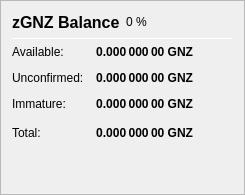
                   <widget class="QFrame" name="frame_ZerocoinBalances">
                    <property name="frameShape">
                     <enum>QFrame::StyledPanel</enum>
                    </property>
                    <property name="frameShadow">
                     <enum>QFrame::Raised</enum>
                    </property>
                    <layout class="QVBoxLayout" name="verticalLayout_7">
                     <item>
                      <layout class="QHBoxLayout" name="horizontalLayout_8" stretch="0,0,0">
                       <item>
                        <widget class="QLabel" name="label_5z_3">
                         <property name="minimumSize">
                          <size>
                           <width>0</width>
                           <height>20</height>
                          </size>
                         </property>
                         <property name="font">
                          <font>
                           <pointsize>12</pointsize>
                           <weight>75</weight>
                           <bold>true</bold>
                          </font>
                         </property>
                         <property name="text">
                          <string>zGNZ Balance</string>
                         </property>
                        </widget>
                       </item>
                       <item>
                        <widget class="QLabel" name="labelzGNZPercent">
                         <property name="text">
                          <string notr="true">0 %</string>
                         </property>
                        </widget>
                       </item>
                       <item>
                        <spacer name="horizontalSpacer_11">
                         <property name="orientation">
                          <enum>Qt::Horizontal</enum>
                         </property>
                         <property name="sizeHint" stdset="0">
                          <size>
                           <width>40</width>
                           <height>20</height>
                          </size>
                         </property>
                        </spacer>
                       </item>
                      </layout>
                     </item>
                     <item>
                      <widget class="Line" name="line_ZerocoinBalance">
                       <property name="minimumSize">
                        <size>
                         <width>0</width>
                         <height>1</height>
                        </size>
                       </property>
                       <property name="maximumSize">
                        <size>
                         <width>16777215</width>
                         <height>1</height>
                        </size>
                       </property>
                       <property name="orientation">
                        <enum>Qt::Horizontal</enum>
                       </property>
                      </widget>
                     </item>
                     <item>
                      <layout class="QGridLayout" name="gridLayout_5">
                       <property name="spacing">
                        <number>12</number>
                       </property>
                       <item row="1" column="0">
                        <widget class="QLabel" name="labelzBalanceMatureText">
                         <property name="toolTip">
                          <string>Mature: more than 20 confirmation and more than 1 mint of the same denomination after it was minted.
These zGNZ are spendable.</string>
                         </property>
                         <property name="text">
                          <string>Available:</string>
                         </property>
                        </widget>
                       </item>
                       <item row="1" column="1">
                        <widget class="QLabel" name="labelzBalanceMature">
                         <property name="font">
                          <font>
                           <weight>75</weight>
                           <bold>true</bold>
                          </font>
                         </property>
                         <property name="toolTip">
                          <string>Mature: more than 20 confirmation and more than 1 mint of the same denomination after it was minted.
These zGNZ are spendable.</string>
                         </property>
                         <property name="text">
                          <string notr="true">0.000 000 00 GNZ</string>
                         </property>
                         <property name="alignment">
                          <set>Qt::AlignRight|Qt::AlignTrailing|Qt::AlignVCenter</set>
                         </property>
                        </widget>
                       </item>
                       <item row="2" column="0">
                        <widget class="QLabel" name="labelzBalanceUnconfirmedText">
                         <property name="toolTip">
                          <string>Unconfirmed: less than 20 confirmations
Immature: confirmed, but less than 1 mint of the same denomination after it was minted</string>
                         </property>
                         <property name="text">
                          <string>Unconfirmed:</string>
                         </property>
                        </widget>
                       </item>
                       <item row="2" column="1">
                        <widget class="QLabel" name="labelzBalanceUnconfirmed">
                         <property name="font">
                          <font>
                           <weight>75</weight>
                           <bold>true</bold>
                          </font>
                         </property>
                         <property name="toolTip">
                          <string>Unconfirmed: less than 20 confirmations
Immature: confirmed, but less than 1 mint of the same denomination after it was minted</string>
                         </property>
                         <property name="text">
                          <string notr="true">0.000 000 00 GNZ</string>
                         </property>
                         <property name="alignment">
                          <set>Qt::AlignRight|Qt::AlignTrailing|Qt::AlignVCenter</set>
                         </property>
                        </widget>
                       </item>
                       <item row="3" column="0">
                        <widget class="QLabel" name="labelzBalanceImmatureText">
                         <property name="toolTip">
                          <string>Unconfirmed: less than 20 confirmations
Immature: confirmed, but less than 1 mint of the same denomination after it was minted</string>
                         </property>
                         <property name="text">
                          <string>Immature:</string>
                         </property>
                        </widget>
                       </item>
                       <item row="3" column="1">
                        <widget class="QLabel" name="labelzBalanceImmature">
                         <property name="font">
                          <font>
                           <weight>75</weight>
                           <bold>true</bold>
                          </font>
                         </property>
                         <property name="toolTip">
                          <string>Unconfirmed: less than 20 confirmations
Immature: confirmed, but less than 1 mint of the same denomination after it was minted</string>
                         </property>
                         <property name="text">
                          <string notr="true">0.000 000 00 GNZ</string>
                         </property>
                         <property name="alignment">
                          <set>Qt::AlignRight|Qt::AlignTrailing|Qt::AlignVCenter</set>
                         </property>
                        </widget>
                       </item>
                       <item row="4" column="0">
                        <widget class="QLabel" name="labelzBalanceText">
                         <property name="toolTip">
                          <string>Your current zGNZ balance, unconfirmed and immature zGNZ included.</string>
                         </property>
                         <property name="text">
                          <string>Total:</string>
                         </property>
                        </widget>
                       </item>
                       <item row="4" column="1">
                        <widget class="QLabel" name="labelzBalance">
                         <property name="font">
                          <font>
                           <weight>75</weight>
                           <bold>true</bold>
                          </font>
                         </property>
                         <property name="cursor">
                          <cursorShape>IBeamCursor</cursorShape>
                         </property>
                         <property name="toolTip">
                          <string>Your current zGNZ balance, unconfirmed and immature zGNZ included.</string>
                         </property>
                         <property name="text">
                          <string notr="true">0.000 000 00 GNZ</string>
                         </property>
                         <property name="alignment">
                          <set>Qt::AlignRight|Qt::AlignTrailing|Qt::AlignVCenter</set>
                         </property>
                         <property name="textInteractionFlags">
                          <set>Qt::LinksAccessibleByMouse|Qt::TextSelectableByKeyboard|Qt::TextSelectableByMouse</set>
                         </property>
                        </widget>
                       </item>
                       <item row="4" column="2">
                        <spacer name="horizontalSpacer_4">
                         <property name="orientation">
                          <enum>Qt::Horizontal</enum>
                         </property>
                         <property name="sizeHint" stdset="0">
                          <size>
                           <width>40</width>
                           <height>20</height>
                          </size>
                         </property>
                        </spacer>
                       </item>
                      </layout>
                     </item>
                     <item>
                      <spacer name="verticalSpacer_4">
                       <property name="orientation">
                        <enum>Qt::Vertical</enum>
                       </property>
                       <property name="sizeHint" stdset="0">
                        <size>
                         <width>20</width>
                         <height>40</height>
                        </size>
                       </property>
                      </spacer>
                     </item>
                    </layout>
                   </widget>
